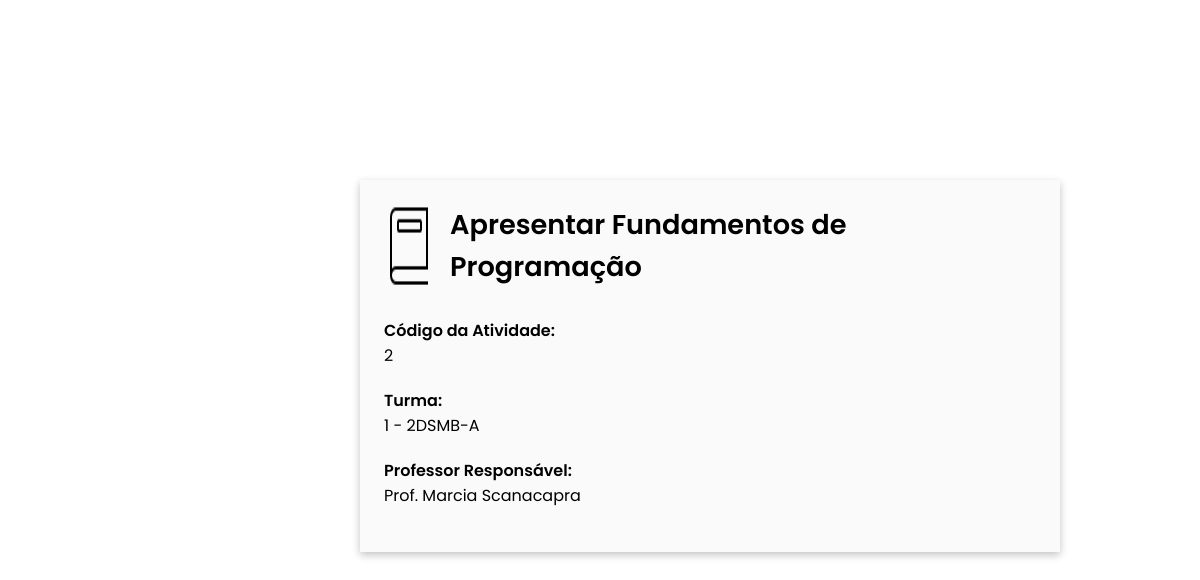
The page /ver_atividade/2/2/ on the database its author committed.
### App_Escola/models.py (models this page shows, shortened)
class Atividade(models.Model):
    nome_atividade = models.CharField(max_length = 120)
    id_turma = models.ForeignKey(Turma, null=True, on_delete=models.PROTECT)

class Turma(models.Model):
    nome_turma = models.CharField(max_length = 120)
    id_professor = models.ForeignKey(Professor, null=True, on_delete=models.PROTECT)
    def __str__(self):
        return self.nome_turma

class Professor(models.Model):
    nome = models.CharField(max_length = 120)
    email = models.CharField(max_length = 120)
    senha = models.CharField(max_length = 64)

### App_Escola/views.py (the view)
# urls.py: path('ver_atividade/<int:id_professor>/<int:id_atividade>/', views.ver_atividade, name='ver_atividade'),
def ver_atividade(request, id_professor, id_atividade):
    atividade = get_object_or_404(Atividade, id=id_atividade)
    professor = get_object_or_404(Professor, id=id_professor)
    dados_professor = Professor.objects.filter(id=id_professor).values("nome", "id")
    usuario_logado = dados_professor[0]['nome']
    id_logado = dados_professor[0]['id']
    turmas_do_professor = Turma.objects.filter(id_professor=id_logado)
    return render(request, 'atividade.html', {
        'atividade': atividade,
        'professor': professor,
        'usuario_logado': usuario_logado,
        'turmas_do_professor': turmas_do_professor,
        'id_logado': id_logado
    })

### App_Escola/templates/atividade.html (shortened to what this page needs)
{% load static %}
<html lang="pt-br">
<head>
    <link rel="stylesheet" type="text/css" href="{% static 'css/main.css' %}">
</head>
<body>
    <div class="box-view">
        <div class="title-main">
            <img class="img-cap" src="{% static 'imagens/book.png' %}" width="50px">
            <p class="title-view">{{atividade.nome_atividade}}</p>
        </div>
        <p class="desc-atv" style="margin-top: 30px;">Código da Atividade: </p>
        <p class="value-atv">{{atividade.id}}</p>
        <p class="desc-atv">Turma: </p>
        <p class="value-atv">{{atividade.id_turma.id}} - {{atividade.id_turma}}</p>
        <p class="desc-atv">Professor Responsável: </p>
        <p class="value-atv">{{usuario_logado}}</p>
    </div>
<body>

### App_Escola/static/css/main.css (style rules this page uses)
* { margin: 0; padding: 0; border: 0; box-sizing: border-box; font-family: 'Poppins'; }
.box-view { background-color: #fafafa; box-shadow: rgba(0, 0, 0, 0.24) 0px 3px 8px; width: 700px; margin: 15% 30%; padding: 2%; }
.title-main { display: flex; }
.title-view { font-size: 1.7rem; margin-left: 1rem; font-weight: 600; }
.desc-atv { font-weight: 600; }
.value-atv { margin-bottom: 20px; }

### rows shown on the page
Atividade: nome_atividade "Apresentar Fundamentos de Programação", id "2", id_turma.id "1", id_turma "2DSMB-A"
Professor: nome "Prof. Marcia Scanacapra"
